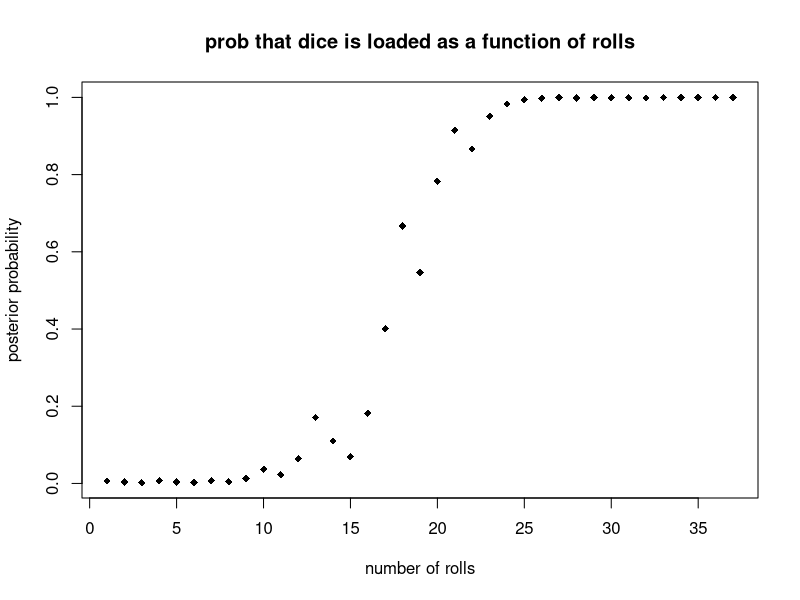
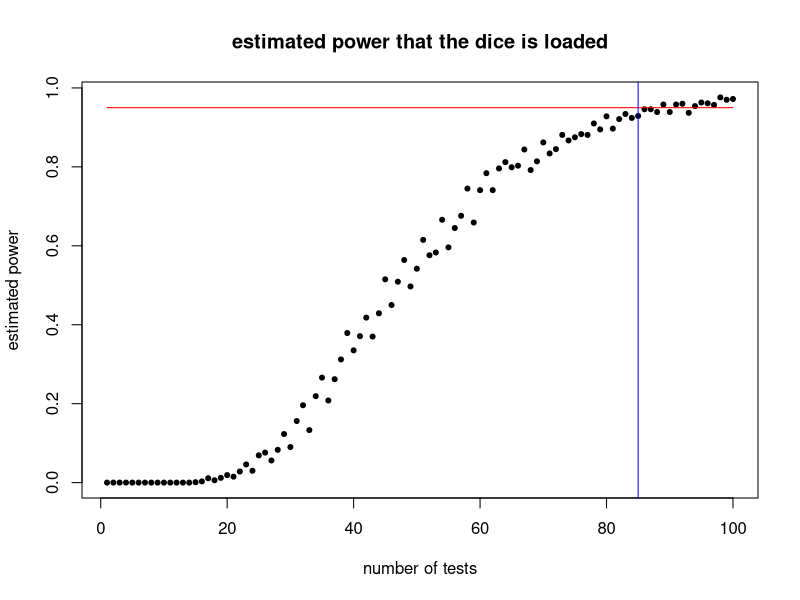
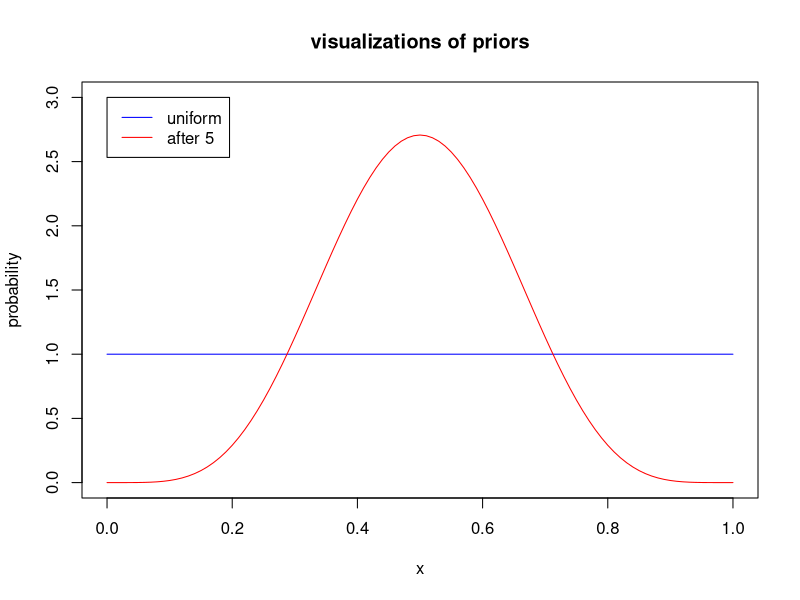
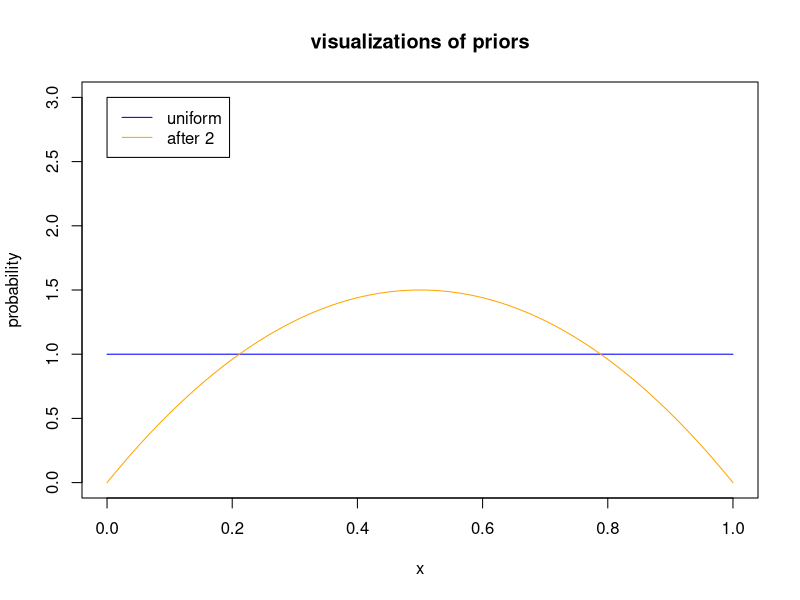
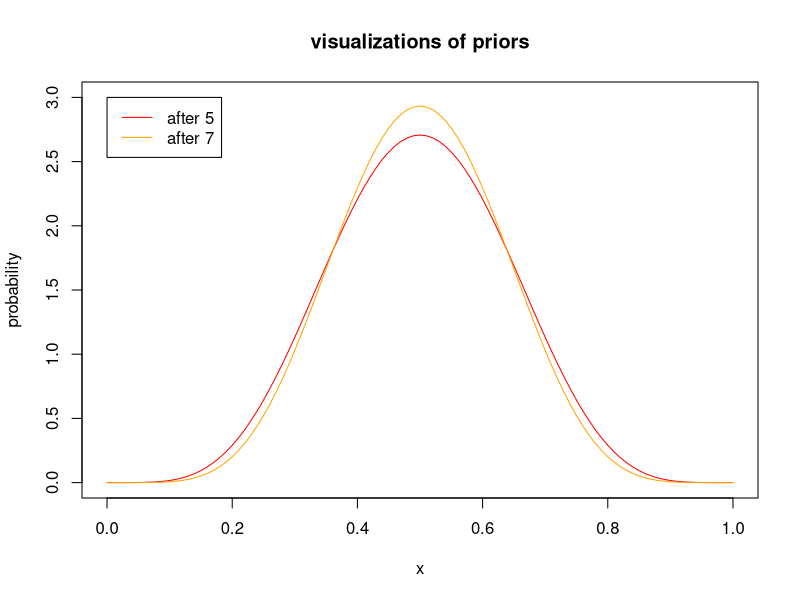
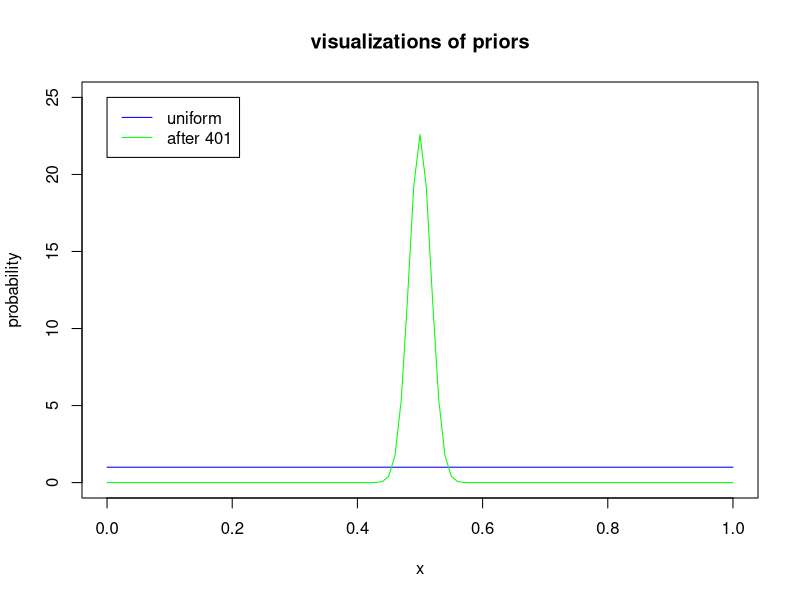
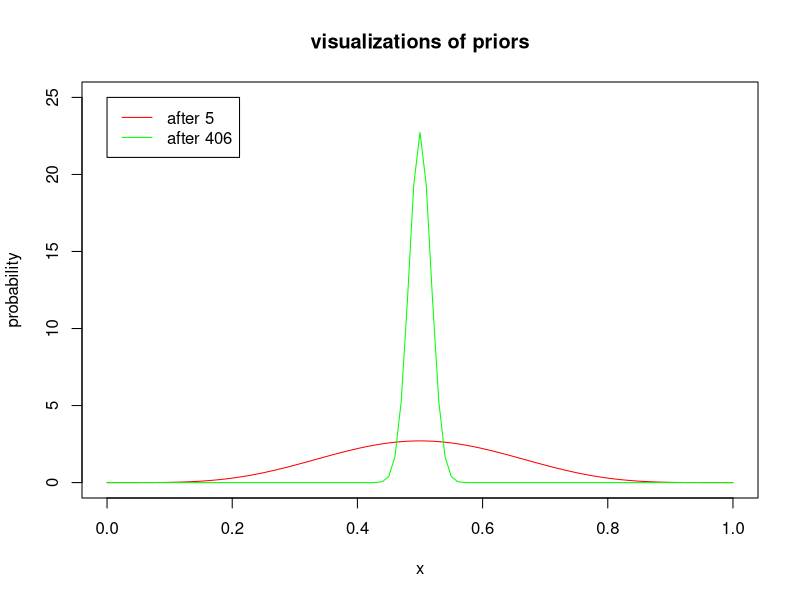

Here is the R script that generated these plots, in order:
## ---- chunk 1
#prior probabilities (fair, loaded)
pDice <- c(0.99, 0.01)

#probability of Dice
pFairDice <- c(1/6, 1/6, 1/6, 1/6, 1/6, 1/6)
pLoadedDice <- c(1/10, 1/10, 1/10, 1/10, 1/10, 1/2)

#what you roll
data <- c(2,3,2,6,3,5,6,2,6,6,2,6,6,2,3,6,6,6,5,6,6,5,6,6,6,6,6,4,6,3,3,3,6,6,5,6,6)
numOfRolls <- length(data)

#function of posterior prob based on number of rolls
pLoaded <- vector(length = length(data))

for(n in 1:numOfRolls)
{
  denom <- pLoadedDice[data[n]]*pDice[2]+pFairDice[data[n]]*pDice[1]
  
  pDice[1] = pDice[1]*pFairDice[data[n]]/denom
  pDice[2] = pDice[2]*pLoadedDice[data[n]]/denom
  
  pLoaded[n] = pDice[2]
}

plot(1:numOfRolls, pLoaded, pch = 18, xlab = "number of rolls", ylab = "posterior probability", main = "prob that dice is loaded as a function of rolls")
## ---- chunk 2
#sample data of rolling dice
rollDice <- function(x)
{
  rolls <- vector(length=x, mode="double")
  
  for(i in 1:x)
  {
    rolls[i] <- sample(1:6, 1, prob=c(0.1, 0.1, 0.1, 0.1, 0.1, 0.5)) 
  }
  
  rolls
}

#estimated power function
estimatedPower <- function(prob, likelihood_1, likelihood_2, numTests, numSimulationsPerCycle)
{
  t <- 1:numTests
  s <- numSimulationsPerCycle
  
  avgPosterior <- vector(length = length(t))
  estPower <- vector(length = length(t))
  
  for(i in t)
  {
    posteriorValues <- vector(length = s)
    
    for(j in 1:s)
    {
      p <- prob
      
      data <- rollDice(t[i])
      
      for(k in 1:length(data))
      {
        denom <- likelihood_2[data[k]]*p[2]+likelihood_1[data[k]]*p[1]
          
        p[1] = p[1]*likelihood_1[data[k]]/denom
        p[2] = p[2]*likelihood_2[data[k]]/denom
      }
      
      posteriorValues[j] = p[1]
    }
    
    avgPosterior[i] = mean(posteriorValues)
    estPower[i] <- sum(posteriorValues >= 1-0.0001)/s
  }
  
  return(estPower)
}
## ---- chunk 3
#reverse of pDice
pDiceRev <- c(0.01,0.99)
numberOfTests <-1:100
numberOfSimulationsPerCycle <- 10000

#diseased <- estimatedPower(probOfDisease, likelihoodGivenDisease, likelihoodGivenHealthy, 25, 10000)
loaded <- estimatedPower(pDiceRev, pLoadedDice, pFairDice, 100, 1000)
print(loaded)
## ---- chunk 4
plot(numberOfTests, loaded, main = "estimated power that the dice is loaded", xlab = "number of tests", ylab = "estimated power", pch = 20)
lines(numberOfTests, rep(0.95, length(numberOfTests)), col = "red")
abline(v = 85, col = "blue")
## ---- chunk 5
#probabilities
probs <- seq (0, 1, 0.01)

#uniform prior
unif <- dbeta(probs, 1, 1)

#pior of 5 heads and tails)
after5 <- dbeta(probs, 6, 6)

#plotting
plot(probs, unif, type = "l", ylim = c(0,3), xlab = "x", ylab = "probability", main = "visualizations of priors", col = "blue")
lines(probs, after5, col = "red")
legend(0, 3, legend = c("uniform", "after 5"), col = c("blue", "red"), lty = c(1, 1))
## ---- chunk 6
#data of uniform prior after 1 head and 1 tail (total of 2)
after2 <- dbeta(probs, 2, 2)

plot(probs, unif, type = "l", ylim = c(0, 3), xlab = "x", ylab = "probability", main = "visualizations of priors", col = "blue")
lines(probs, after2, col = "orange")
legend(0, 3, legend = c("uniform", "after 2"), col = c("blue", "orange"), lty = c(1, 1))
## ---- chunk 7
#data of after5 prior and after 1 heads and 1 tails (total of 7)
after7 <- dbeta(probs, 7, 7)

plot(probs, after5, type = "l", ylim = c(0, 3), xlab = "x", ylab = "probability", main = "visualizations of priors", col = "red")
lines(probs, after7, col = "orange")
legend(0, 3, legend = c("after 5", "after 7"), col = c("red", "orange"), lty = c(1, 1))
## ---- chunk 8
#data of uniform prior and after 400 heads and 400 tails
after401 <- dbeta(probs, 401, 401)

plot(probs, unif, type = "l", ylim = c(0, 25), xlab = "x", ylab = "probability", main = "visualizations of priors", col = "blue")
lines(probs, after401, col = "green")
legend(0, 25, legend = c("uniform", "after 401"), col = c("blue", "green"), lty = c(1, 1))
## ---- chunk 9
#data of after5 and after 400 heads and 400 tails
after406 <- dbeta(probs, 406, 406)

plot(probs, after5, type = "l", ylim = c(0, 25), xlab = "x", ylab = "probability", main = "visualizations of priors", col = "red")
lines(probs, after406, col = "green")
legend(0, 25, legend = c("after 5", "after 406"), col = c("red", "green"), lty = c(1, 1))
